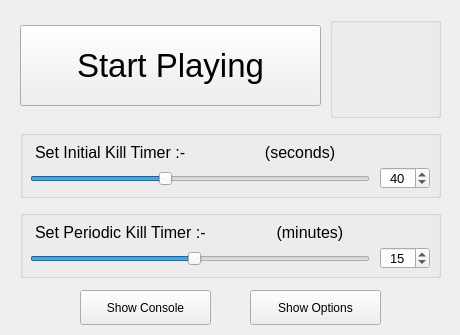
<?xml version="1.0" encoding="UTF-8"?>
<ui version="4.0">
 <class>window</class>
 <widget class="QWidget" name="window">
  <property name="geometry">
   <rect>
    <x>0</x>
    <y>0</y>
    <width>460</width>
    <height>335</height>
   </rect>
  </property>
  <property name="sizePolicy">
   <sizepolicy hsizetype="Preferred" vsizetype="Preferred">
    <horstretch>0</horstretch>
    <verstretch>0</verstretch>
   </sizepolicy>
  </property>
  <property name="minimumSize">
   <size>
    <width>460</width>
    <height>335</height>
   </size>
  </property>
  <property name="maximumSize">
   <size>
    <width>750</width>
    <height>450</height>
   </size>
  </property>
  <property name="windowTitle">
   <string>BLauncher v2.0  - Minecraft Windows 10 Edition</string>
  </property>
  <property name="windowIcon">
   <iconset>
    <normaloff>assets/logo.ico</normaloff>assets/logo.ico</iconset>
  </property>
  <widget class="QPushButton" name="startb">
   <property name="enabled">
    <bool>true</bool>
   </property>
   <property name="geometry">
    <rect>
     <x>20</x>
     <y>25</y>
     <width>301</width>
     <height>81</height>
    </rect>
   </property>
   <property name="sizePolicy">
    <sizepolicy hsizetype="Fixed" vsizetype="Fixed">
     <horstretch>0</horstretch>
     <verstretch>0</verstretch>
    </sizepolicy>
   </property>
   <property name="font">
    <font>
     <pointsize>25</pointsize>
     <italic>false</italic>
     <bold>false</bold>
     <underline>false</underline>
     <strikeout>false</strikeout>
     <stylestrategy>PreferAntialias</stylestrategy>
     <kerning>true</kerning>
    </font>
   </property>
   <property name="mouseTracking">
    <bool>false</bool>
   </property>
   <property name="toolTip">
    <string>Activate Exploit and Launch Game.</string>
   </property>
   <property name="text">
    <string>Start Playing</string>
   </property>
  </widget>
  <widget class="QGroupBox" name="groupBox">
   <property name="geometry">
    <rect>
     <x>20</x>
     <y>130</y>
     <width>421</width>
     <height>68</height>
    </rect>
   </property>
   <property name="toolTip">
    <string>Keep adjusting this slider till you get desired results.</string>
   </property>
   <property name="title">
    <string/>
   </property>
   <widget class="QSlider" name="slider1">
    <property name="geometry">
     <rect>
      <x>10</x>
      <y>38</y>
      <width>340</width>
      <height>21</height>
     </rect>
    </property>
    <property name="autoFillBackground">
     <bool>false</bool>
    </property>
    <property name="inputMethodHints">
     <set>Qt::ImhFormattedNumbersOnly</set>
    </property>
    <property name="minimum">
     <number>1</number>
    </property>
    <property name="maximum">
     <number>100</number>
    </property>
    <property name="pageStep">
     <number>10</number>
    </property>
    <property name="value">
     <number>40</number>
    </property>
    <property name="sliderPosition">
     <number>40</number>
    </property>
    <property name="orientation">
     <enum>Qt::Horizontal</enum>
    </property>
    <property name="tickPosition">
     <enum>QSlider::NoTicks</enum>
    </property>
    <property name="tickInterval">
     <number>1</number>
    </property>
   </widget>
   <widget class="QDoubleSpinBox" name="spinbox1">
    <property name="geometry">
     <rect>
      <x>360</x>
      <y>37</y>
      <width>50</width>
      <height>22</height>
     </rect>
    </property>
    <property name="font">
     <font>
      <pointsize>10</pointsize>
      <bold>false</bold>
      <stylestrategy>PreferAntialias</stylestrategy>
     </font>
    </property>
    <property name="toolTip">
     <string/>
    </property>
    <property name="toolTipDuration">
     <number>2</number>
    </property>
    <property name="alignment">
     <set>Qt::AlignCenter</set>
    </property>
    <property name="buttonSymbols">
     <enum>QAbstractSpinBox::UpDownArrows</enum>
    </property>
    <property name="correctionMode">
     <enum>QAbstractSpinBox::CorrectToNearestValue</enum>
    </property>
    <property name="decimals">
     <number>0</number>
    </property>
    <property name="minimum">
     <double>1.000000000000000</double>
    </property>
    <property name="maximum">
     <double>100.000000000000000</double>
    </property>
    <property name="singleStep">
     <double>1.000000000000000</double>
    </property>
    <property name="stepType">
     <enum>QAbstractSpinBox::DefaultStepType</enum>
    </property>
    <property name="value">
     <double>40.000000000000000</double>
    </property>
   </widget>
   <widget class="QLabel" name="label">
    <property name="geometry">
     <rect>
      <x>15</x>
      <y>7</y>
      <width>381</width>
      <height>31</height>
     </rect>
    </property>
    <property name="font">
     <font>
      <pointsize>12</pointsize>
      <italic>false</italic>
      <bold>false</bold>
      <underline>false</underline>
      <stylestrategy>PreferAntialias</stylestrategy>
      <kerning>true</kerning>
     </font>
    </property>
    <property name="text">
     <string>Set Initial Kill Timer :-                  (seconds)</string>
    </property>
   </widget>
  </widget>
  <widget class="QGroupBox" name="groupBox_3">
   <property name="geometry">
    <rect>
     <x>20</x>
     <y>210</y>
     <width>421</width>
     <height>68</height>
    </rect>
   </property>
   <property name="toolTip">
    <string>Decrease its value if your game becomes Trail while playing.</string>
   </property>
   <property name="title">
    <string/>
   </property>
   <widget class="QSlider" name="slider2">
    <property name="geometry">
     <rect>
      <x>10</x>
      <y>38</y>
      <width>340</width>
      <height>21</height>
     </rect>
    </property>
    <property name="autoFillBackground">
     <bool>false</bool>
    </property>
    <property name="inputMethodHints">
     <set>Qt::ImhFormattedNumbersOnly</set>
    </property>
    <property name="minimum">
     <number>1</number>
    </property>
    <property name="maximum">
     <number>30</number>
    </property>
    <property name="singleStep">
     <number>1</number>
    </property>
    <property name="pageStep">
     <number>5</number>
    </property>
    <property name="value">
     <number>15</number>
    </property>
    <property name="sliderPosition">
     <number>15</number>
    </property>
    <property name="orientation">
     <enum>Qt::Horizontal</enum>
    </property>
    <property name="tickPosition">
     <enum>QSlider::NoTicks</enum>
    </property>
    <property name="tickInterval">
     <number>1</number>
    </property>
   </widget>
   <widget class="QDoubleSpinBox" name="spinbox2">
    <property name="geometry">
     <rect>
      <x>360</x>
      <y>37</y>
      <width>50</width>
      <height>22</height>
     </rect>
    </property>
    <property name="font">
     <font>
      <pointsize>10</pointsize>
      <bold>false</bold>
      <stylestrategy>PreferAntialias</stylestrategy>
     </font>
    </property>
    <property name="toolTip">
     <string/>
    </property>
    <property name="toolTipDuration">
     <number>2</number>
    </property>
    <property name="alignment">
     <set>Qt::AlignCenter</set>
    </property>
    <property name="buttonSymbols">
     <enum>QAbstractSpinBox::UpDownArrows</enum>
    </property>
    <property name="correctionMode">
     <enum>QAbstractSpinBox::CorrectToNearestValue</enum>
    </property>
    <property name="decimals">
     <number>0</number>
    </property>
    <property name="minimum">
     <double>1.000000000000000</double>
    </property>
    <property name="maximum">
     <double>30.000000000000000</double>
    </property>
    <property name="singleStep">
     <double>1.000000000000000</double>
    </property>
    <property name="stepType">
     <enum>QAbstractSpinBox::DefaultStepType</enum>
    </property>
    <property name="value">
     <double>15.000000000000000</double>
    </property>
   </widget>
   <widget class="QLabel" name="label_5">
    <property name="geometry">
     <rect>
      <x>15</x>
      <y>7</y>
      <width>381</width>
      <height>31</height>
     </rect>
    </property>
    <property name="font">
     <font>
      <pointsize>12</pointsize>
      <italic>false</italic>
      <bold>false</bold>
      <underline>false</underline>
      <stylestrategy>PreferAntialias</stylestrategy>
      <kerning>true</kerning>
     </font>
    </property>
    <property name="text">
     <string>Set Periodic Kill Timer :-                (minutes)</string>
    </property>
   </widget>
  </widget>
  <widget class="QGroupBox" name="groupBox_2">
   <property name="geometry">
    <rect>
     <x>330</x>
     <y>17</y>
     <width>111</width>
     <height>101</height>
    </rect>
   </property>
   <property name="toolTip">
    <string notr="true"/>
   </property>
   <property name="statusTip">
    <string notr="true"/>
   </property>
   <property name="whatsThis">
    <string notr="true"/>
   </property>
   <property name="autoFillBackground">
    <bool>false</bool>
   </property>
   <property name="title">
    <string notr="true"/>
   </property>
   <property name="alignment">
    <set>Qt::AlignCenter</set>
   </property>
   <property name="flat">
    <bool>false</bool>
   </property>
   <widget class="QLabel" name="BL_LOGO">
    <property name="geometry">
     <rect>
      <x>14</x>
      <y>8</y>
      <width>85</width>
      <height>85</height>
     </rect>
    </property>
    <property name="text">
     <string/>
    </property>
    <property name="textFormat">
     <enum>Qt::PlainText</enum>
    </property>
    <property name="pixmap">
     <pixmap>assets/bl_logo.png</pixmap>
    </property>
    <property name="scaledContents">
     <bool>true</bool>
    </property>
    <property name="alignment">
     <set>Qt::AlignCenter</set>
    </property>
   </widget>
  </widget>
  <widget class="QPushButton" name="fix2b">
   <property name="geometry">
    <rect>
     <x>600</x>
     <y>120</y>
     <width>125</width>
     <height>35</height>
    </rect>
   </property>
   <property name="mouseTracking">
    <bool>false</bool>
   </property>
   <property name="toolTip">
    <string>Use this button if you are unable to Install any apps from Microsoft Store.</string>
   </property>
   <property name="statusTip">
    <string notr="true"/>
   </property>
   <property name="whatsThis">
    <string notr="true"/>
   </property>
   <property name="layoutDirection">
    <enum>Qt::LeftToRight</enum>
   </property>
   <property name="autoFillBackground">
    <bool>false</bool>
   </property>
   <property name="styleSheet">
    <string notr="true"/>
   </property>
   <property name="text">
    <string>Store Fix</string>
   </property>
   <property name="icon">
    <iconset>
     <normalon>assets/configure.png</normalon>
    </iconset>
   </property>
   <property name="iconSize">
    <size>
     <width>20</width>
     <height>20</height>
    </size>
   </property>
   <property name="flat">
    <bool>false</bool>
   </property>
  </widget>
  <widget class="QPushButton" name="fix1b">
   <property name="geometry">
    <rect>
     <x>465</x>
     <y>120</y>
     <width>125</width>
     <height>35</height>
    </rect>
   </property>
   <property name="toolTip">
    <string>Use this button if your game crashes while playing.</string>
   </property>
   <property name="text">
    <string>Crash Fix</string>
   </property>
   <property name="icon">
    <iconset>
     <normalon>assets/configure.png</normalon>
    </iconset>
   </property>
   <property name="iconSize">
    <size>
     <width>16</width>
     <height>16</height>
    </size>
   </property>
  </widget>
  <widget class="QSpinBox" name="notif_duration">
   <property name="enabled">
    <bool>false</bool>
   </property>
   <property name="geometry">
    <rect>
     <x>676</x>
     <y>200</y>
     <width>42</width>
     <height>22</height>
    </rect>
   </property>
   <property name="minimum">
    <number>1</number>
   </property>
   <property name="maximum">
    <number>15</number>
   </property>
   <property name="value">
    <number>5</number>
   </property>
  </widget>
  <widget class="QPushButton" name="DISCORD">
   <property name="geometry">
    <rect>
     <x>476</x>
     <y>290</y>
     <width>100</width>
     <height>33</height>
    </rect>
   </property>
   <property name="toolTip">
    <string/>
   </property>
   <property name="text">
    <string/>
   </property>
   <property name="icon">
    <iconset>
     <normalon>assets/discord_join.png</normalon>
    </iconset>
   </property>
   <property name="iconSize">
    <size>
     <width>90</width>
     <height>35</height>
    </size>
   </property>
   <property name="flat">
    <bool>true</bool>
   </property>
  </widget>
  <widget class="QLabel" name="label_2">
   <property name="enabled">
    <bool>false</bool>
   </property>
   <property name="geometry">
    <rect>
     <x>460</x>
     <y>200</y>
     <width>201</width>
     <height>21</height>
    </rect>
   </property>
   <property name="font">
    <font>
     <strikeout>true</strikeout>
    </font>
   </property>
   <property name="text">
    <string>• Notification Duration  (seconds) :</string>
   </property>
  </widget>
  <widget class="QPushButton" name="YOUTUBE">
   <property name="geometry">
    <rect>
     <x>587</x>
     <y>290</y>
     <width>100</width>
     <height>33</height>
    </rect>
   </property>
   <property name="toolTip">
    <string/>
   </property>
   <property name="text">
    <string/>
   </property>
   <property name="icon">
    <iconset>
     <normalon>assets/yt_sub.png</normalon>
    </iconset>
   </property>
   <property name="iconSize">
    <size>
     <width>90</width>
     <height>25</height>
    </size>
   </property>
   <property name="flat">
    <bool>true</bool>
   </property>
  </widget>
  <widget class="QLabel" name="label_6">
   <property name="geometry">
    <rect>
     <x>460</x>
     <y>230</y>
     <width>281</width>
     <height>51</height>
    </rect>
   </property>
   <property name="frameShadow">
    <enum>QFrame::Plain</enum>
   </property>
   <property name="text">
    <string>NOTE : You need to Turn off &quot;Focus Assist&quot; in windows settings to recieve in-game notifications.</string>
   </property>
   <property name="textFormat">
    <enum>Qt::PlainText</enum>
   </property>
   <property name="wordWrap">
    <bool>true</bool>
   </property>
   <property name="indent">
    <number>1</number>
   </property>
  </widget>
  <widget class="QCheckBox" name="notif_agree">
   <property name="geometry">
    <rect>
     <x>460</x>
     <y>170</y>
     <width>271</width>
     <height>21</height>
    </rect>
   </property>
   <property name="toolTip">
    <string>You will recieve a Notification 30 seconds before any potential Crash may Occur.
Focus Assist may mute the notifications so make sure to turn off Focus Assist in Windows Settings :)</string>
   </property>
   <property name="text">
    <string>Get Potential Crash Alert (via Notification)</string>
   </property>
   <property name="iconSize">
    <size>
     <width>16</width>
     <height>16</height>
    </size>
   </property>
   <property name="checked">
    <bool>false</bool>
   </property>
  </widget>
  <widget class="QGroupBox" name="dev_info">
   <property name="geometry">
    <rect>
     <x>463</x>
     <y>10</y>
     <width>125</width>
     <height>101</height>
    </rect>
   </property>
   <property name="toolTip">
    <string notr="true"/>
   </property>
   <property name="statusTip">
    <string notr="true"/>
   </property>
   <property name="whatsThis">
    <string notr="true"/>
   </property>
   <property name="autoFillBackground">
    <bool>false</bool>
   </property>
   <property name="title">
    <string notr="true"/>
   </property>
   <property name="alignment">
    <set>Qt::AlignCenter</set>
   </property>
   <property name="flat">
    <bool>false</bool>
   </property>
   <widget class="QLabel" name="label_3">
    <property name="geometry">
     <rect>
      <x>0</x>
      <y>6</y>
      <width>125</width>
      <height>90</height>
     </rect>
    </property>
    <property name="font">
     <font>
      <pointsize>13</pointsize>
      <bold>true</bold>
      <underline>false</underline>
      <stylestrategy>PreferAntialias</stylestrategy>
      <kerning>true</kerning>
     </font>
    </property>
    <property name="mouseTracking">
     <bool>true</bool>
    </property>
    <property name="toolTip">
     <string extracomment="Visit BLauncher Website"/>
    </property>
    <property name="text">
     <string notr="true">&lt;html&gt;&lt;head/&gt;&lt;body&gt;&lt;p&gt;&lt;a href=&quot;https://techarchives.rf.gd&quot;&gt;&lt;span style=&quot; text-decoration: underline; color:#ffff00;&quot;&gt;BLauncher&lt;br/&gt;v2.0&lt;/span&gt;&lt;/a&gt;&lt;/p&gt;&lt;/body&gt;&lt;/html&gt;</string>
    </property>
    <property name="alignment">
     <set>Qt::AlignCenter</set>
    </property>
    <property name="wordWrap">
     <bool>true</bool>
    </property>
    <property name="openExternalLinks">
     <bool>true</bool>
    </property>
    <property name="textInteractionFlags">
     <set>Qt::LinksAccessibleByMouse</set>
    </property>
   </widget>
  </widget>
  <widget class="QLabel" name="label_8">
   <property name="geometry">
    <rect>
     <x>600</x>
     <y>20</y>
     <width>81</width>
     <height>30</height>
    </rect>
   </property>
   <property name="frameShadow">
    <enum>QFrame::Plain</enum>
   </property>
   <property name="text">
    <string>• Theme :</string>
   </property>
   <property name="textFormat">
    <enum>Qt::PlainText</enum>
   </property>
   <property name="wordWrap">
    <bool>true</bool>
   </property>
   <property name="indent">
    <number>1</number>
   </property>
  </widget>
  <widget class="QComboBox" name="comboBox">
   <property name="geometry">
    <rect>
     <x>600</x>
     <y>51</y>
     <width>121</width>
     <height>21</height>
    </rect>
   </property>
  </widget>
  <widget class="QLabel" name="label_9">
   <property name="geometry">
    <rect>
     <x>600</x>
     <y>75</y>
     <width>56</width>
     <height>30</height>
    </rect>
   </property>
   <property name="frameShadow">
    <enum>QFrame::Plain</enum>
   </property>
   <property name="text">
    <string>• Author :</string>
   </property>
   <property name="textFormat">
    <enum>Qt::PlainText</enum>
   </property>
   <property name="wordWrap">
    <bool>true</bool>
   </property>
   <property name="indent">
    <number>1</number>
   </property>
  </widget>
  <widget class="QLabel" name="auth_name">
   <property name="geometry">
    <rect>
     <x>650</x>
     <y>75</y>
     <width>90</width>
     <height>31</height>
    </rect>
   </property>
   <property name="frameShadow">
    <enum>QFrame::Plain</enum>
   </property>
   <property name="text">
    <string/>
   </property>
   <property name="textFormat">
    <enum>Qt::PlainText</enum>
   </property>
   <property name="wordWrap">
    <bool>true</bool>
   </property>
   <property name="indent">
    <number>1</number>
   </property>
  </widget>
  <widget class="QPushButton" name="optionb">
   <property name="geometry">
    <rect>
     <x>250</x>
     <y>290</y>
     <width>131</width>
     <height>35</height>
    </rect>
   </property>
   <property name="toolTip">
    <string>More Options !</string>
   </property>
   <property name="text">
    <string>Show Options</string>
   </property>
   <property name="icon">
    <iconset>
     <normalon>../../../../.designer/backup/assets/configure.png</normalon>
    </iconset>
   </property>
   <property name="iconSize">
    <size>
     <width>16</width>
     <height>16</height>
    </size>
   </property>
  </widget>
  <widget class="QPushButton" name="consoleb">
   <property name="geometry">
    <rect>
     <x>80</x>
     <y>290</y>
     <width>131</width>
     <height>35</height>
    </rect>
   </property>
   <property name="toolTip">
    <string>More Options !</string>
   </property>
   <property name="text">
    <string>Show Console</string>
   </property>
   <property name="icon">
    <iconset>
     <normalon>../../../../.designer/backup/assets/configure.png</normalon>
    </iconset>
   </property>
   <property name="iconSize">
    <size>
     <width>16</width>
     <height>16</height>
    </size>
   </property>
  </widget>
  <widget class="QTextEdit" name="console">
   <property name="geometry">
    <rect>
     <x>20</x>
     <y>342</y>
     <width>420</width>
     <height>90</height>
    </rect>
   </property>
   <property name="sizePolicy">
    <sizepolicy hsizetype="Expanding" vsizetype="Expanding">
     <horstretch>2</horstretch>
     <verstretch>2</verstretch>
    </sizepolicy>
   </property>
   <property name="minimumSize">
    <size>
     <width>420</width>
     <height>90</height>
    </size>
   </property>
   <property name="maximumSize">
    <size>
     <width>710</width>
     <height>90</height>
    </size>
   </property>
   <property name="acceptDrops">
    <bool>false</bool>
   </property>
   <property name="undoRedoEnabled">
    <bool>false</bool>
   </property>
   <property name="textInteractionFlags">
    <set>Qt::LinksAccessibleByMouse|Qt::TextSelectableByKeyboard|Qt::TextSelectableByMouse</set>
   </property>
  </widget>
  <zorder>groupBox</zorder>
  <zorder>startb</zorder>
  <zorder>groupBox_3</zorder>
  <zorder>groupBox_2</zorder>
  <zorder>fix2b</zorder>
  <zorder>fix1b</zorder>
  <zorder>notif_duration</zorder>
  <zorder>DISCORD</zorder>
  <zorder>label_2</zorder>
  <zorder>YOUTUBE</zorder>
  <zorder>label_6</zorder>
  <zorder>notif_agree</zorder>
  <zorder>dev_info</zorder>
  <zorder>label_8</zorder>
  <zorder>comboBox</zorder>
  <zorder>label_9</zorder>
  <zorder>auth_name</zorder>
  <zorder>optionb</zorder>
  <zorder>consoleb</zorder>
  <zorder>console</zorder>
 </widget>
 <tabstops>
  <tabstop>startb</tabstop>
 </tabstops>
 <resources/>
 <connections/>
</ui>
